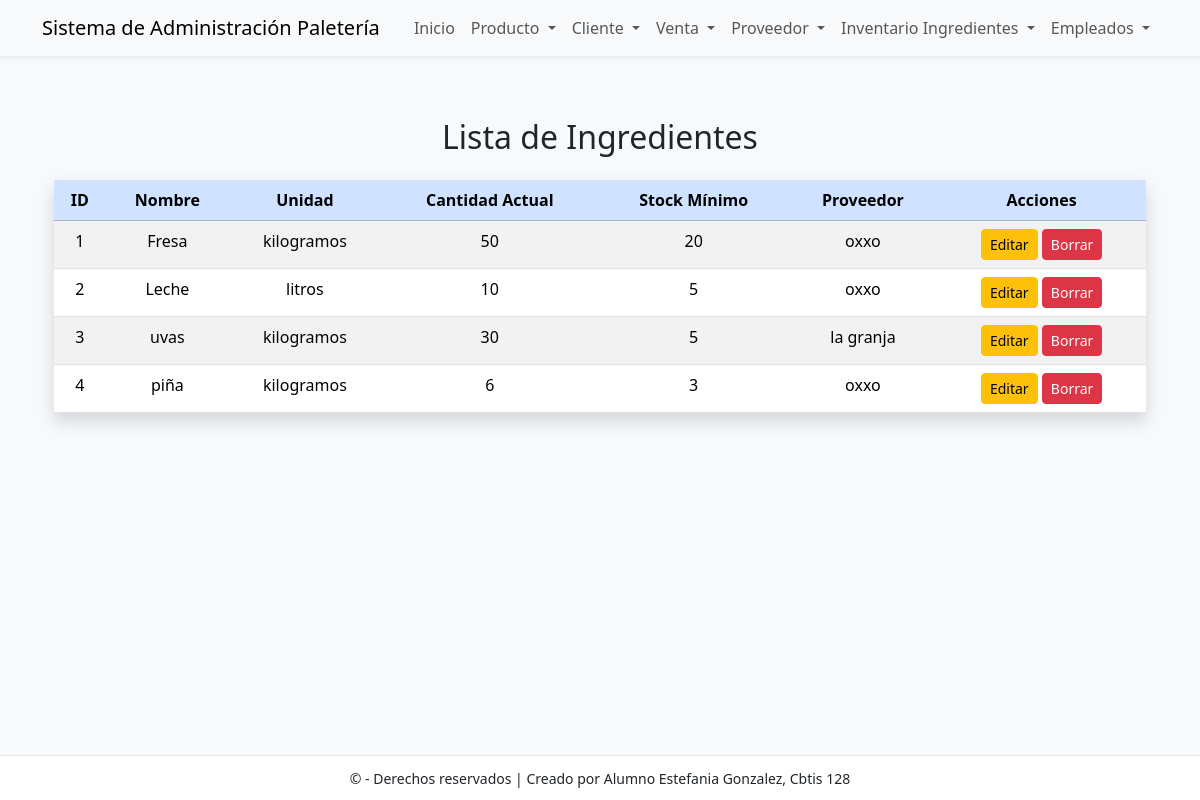
The page /ingrediente/ver/ on the database its author committed.
### app_Paleteria/models.py (models this page shows, shortened)
class InventarioIngrediente(models.Model):
    id_ingrediente = models.AutoField(primary_key=True)
    nombre_ingrediente = models.CharField(max_length=100)
    unidad_medida = models.CharField(max_length=50, blank=True)
    cantidad_actual = models.IntegerField()
    stock_minimo = models.IntegerField()
    id_proveedor = models.ForeignKey(
        Proveedor,
        on_delete=models.CASCADE,
        db_column='id_proveedor'
    )

class Proveedor(models.Model):
    id_proveedor = models.AutoField(primary_key=True)
    nombre_empresa = models.CharField(max_length=100)
    contacto = models.CharField(max_length=100, blank=True)
    telefono = models.CharField(max_length=20, blank=True)
    email = models.CharField(max_length=100, blank=True)
    descripcion = models.CharField(max_length=200, blank=True)

### app_Paleteria/views.py (the view)
# urls.py: path('ingrediente/ver/', views.ver_ingrediente, name='ver_ingrediente'),
def ver_ingrediente(request):
    ingredientes = InventarioIngrediente.objects.select_related('id_proveedor').all().order_by('id_ingrediente')
    return render(request, 'ingrediente/ver_ingrediente.html', {'ingredientes': ingredientes})

### app_Paleteria/templates/ingrediente/ver_ingrediente.html
{% extends 'base.html' %}
{% block content %}
<div class="container mt-5">
  <h2 class="text-center mb-4">Lista de Ingredientes</h2>
  <table class="table table-striped table-hover shadow">
    <thead class="table-primary text-center">
      <tr>
        <th>ID</th>
        <th>Nombre</th>
        <th>Unidad</th>
        <th>Cantidad Actual</th>
        <th>Stock Mínimo</th>
        <th>Proveedor</th>
        <th>Acciones</th>
      </tr>
    </thead>
    <tbody class="text-center">
      {% for ingrediente in ingredientes %}
      <tr>
        <td>{{ ingrediente.id_ingrediente }}</td>
        <td>{{ ingrediente.nombre_ingrediente }}</td>
        <td>{{ ingrediente.unidad_medida }}</td>
        <td>{{ ingrediente.cantidad_actual }}</td>
        <td>{{ ingrediente.stock_minimo }}</td>
        <td>{{ ingrediente.id_proveedor.nombre_empresa }}</td>
        <td>
          <a href="{% url 'actualizar_ingrediente' ingrediente.id_ingrediente %}" class="btn btn-warning btn-sm">Editar</a>
          <a href="{% url 'borrar_ingrediente' ingrediente.id_ingrediente %}" class="btn btn-danger btn-sm">Borrar</a>
        </td>
      </tr>
      {% empty %}
      <tr>
        <td colspan="7" class="text-center text-muted">No hay ingredientes registrados.</td>
      </tr>
      {% endfor %}
    </tbody>
  </table>
</div>
{% endblock %}

### app_Paleteria/templates/base.html (shortened to what this page needs)
<!doctype html>
<html lang="es">
  <head>
    <link href="https://cdn.jsdelivr.net/npm/bootstrap@5.3.2/dist/css/bootstrap.min.css" rel="stylesheet">
  </head>
  <body>
    {% include 'navbar.html' %}
    <div class="container mt-4">
      {% block content %}
      {% endblock %}
    </div>
    {% include 'footer.html' %}
  </body>
</html>

### app_Paleteria/templates/navbar.html (shortened to what this page needs)
<nav class="navbar navbar-expand-lg navbar-light bg-light fixed-top shadow-sm">
  <div class="container">
    <a class="navbar-brand" href="{% url 'inicio_paleteria' %}">
      Sistema de Administración Paletería
    </a>
    <div class="collapse navbar-collapse" id="mainNav">
      <ul class="navbar-nav ms-auto">
        <li class="nav-item">
          <a class="nav-link" href="{% url 'inicio_paleteria' %}">Inicio</a>
        </li>
        <li class="nav-item dropdown">
          <a class="nav-link dropdown-toggle" href="#" data-bs-toggle="dropdown">
            Producto
          </a>
        </li>
        <li class="nav-item dropdown">
          <a class="nav-link dropdown-toggle" href="#" data-bs-toggle="dropdown">
            Cliente
          </a>
        </li>
        <li class="nav-item dropdown">
          <a class="nav-link dropdown-toggle" href="#" data-bs-toggle="dropdown">
            Venta
          </a>
        </li>
        <li class="nav-item dropdown">
          <a class="nav-link dropdown-toggle" href="#" data-bs-toggle="dropdown">
            Proveedor
          </a>
        </li>
        <li class="nav-item dropdown">
          <a class="nav-link dropdown-toggle" href="#" data-bs-toggle="dropdown">
            Inventario Ingredientes
          </a>
        </li>
        <li class="nav-item dropdown">
          <a class="nav-link dropdown-toggle" href="#" data-bs-toggle="dropdown">
            Empleados
          </a>
        </li>
      </ul>
    </div>
  </div>
</nav>

### app_Paleteria/templates/footer.html
<footer class="text-center">
    <div class="container">
      <small>© {{ now|date:"Y" }} - Derechos reservados | Creado por Alumno Estefania Gonzalez, Cbtis 128</small>
    </div>
  </footer>

### app_Paleteria/templates/base.html (style rules this page uses)
body { padding-top: 70px; padding-bottom: 70px; background:#f7f9fc; }
footer { position: fixed; bottom: 0; width: 100%; background: #ffffff; border-top: 1px solid #e6e6e6; padding: 10px 0; }

### rows shown on the page
InventarioIngrediente: id_ingrediente "1", nombre_ingrediente "Fresa", unidad_medida "kilogramos", cantidad_actual "50", stock_minimo "20", id_proveedor.nombre_empresa "oxxo"
InventarioIngrediente: id_ingrediente "2", nombre_ingrediente "Leche", unidad_medida "litros", cantidad_actual "10", stock_minimo "5", id_proveedor.nombre_empresa "oxxo"
InventarioIngrediente: id_ingrediente "3", nombre_ingrediente "uvas", unidad_medida "kilogramos", cantidad_actual "30", stock_minimo "5", id_proveedor.nombre_empresa "la granja"
InventarioIngrediente: id_ingrediente "4", nombre_ingrediente "piña", unidad_medida "kilogramos", cantidad_actual "6", stock_minimo "3", id_proveedor.nombre_empresa "oxxo"
